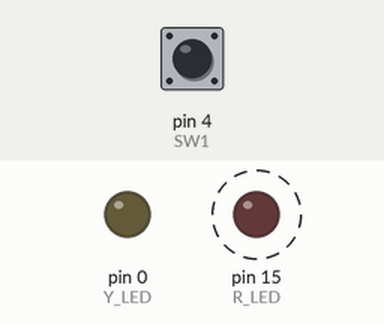
The sketch below on a simulated Arduino Uno, built with avr-gcc and run on an emulated ATmega328P. On the bench: output pins drawn as LEDs (lit = HIGH). Dashed ring = blinking. The inputs (shaded band) are chosen by the test bench; at power-on: pin 4 (SW1) LOW.

Above: at 1.8 s.
1.9 s: pin 4 (SW1) pulled HIGH for 0.6 s
At 2.12 s:
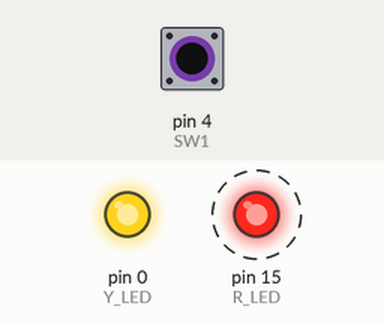
4.9 s: pin 4 (SW1) pulled HIGH for 3.2 s
At 8.62 s:
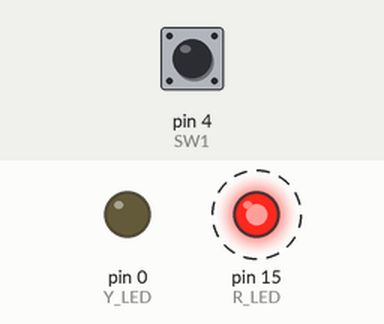
Timing chart, 0 to 15.6 s (numbered marks = the images above; inputs shaded):
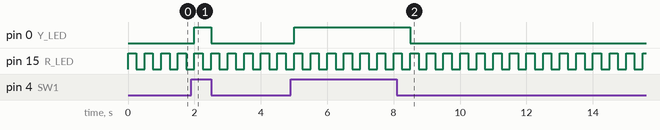

Measured:
- after the input at 1.9 s, pin 0 (Y_LED): LOW → HIGH after 0.10 s, → LOW 0.50 s later
- after the input at 4.9 s, pin 0 (Y_LED): LOW → HIGH after 0.10 s, → LOW 3.5 s later
- by itself, pin 15 (R_LED): alternates HIGH for 0.25 s and LOW for 0.25 s

The sketch:

lab18_test.ino
```cpp
#define Y_LED 0 //หลอดแอลอดีีสีเหลือง ต่อกบั GPIO0
#define R_LED 15 //หลอดแอลอดีีสแดง ี ตอก่ ับ GPIO15
#define SW1 4 //ดิปสวตชิ ์บิตที่ 1 ต่อกับ GPIO4
void setup() //ฟังก์ชันสาหร ํ บการต ั งคั้ ่าเรมติ่ ้นใช้งานบอร์ด NodeMCU
{
  pinMode(Y_LED, OUTPUT); //ตั้งให้ GPIO16 ซึ่งต่อกับแอลอดีีสเหล ี ืองทาหน ํ าท้ ี่เอาต์พุต
  pinMode(R_LED, OUTPUT); //ตงใหั้ ้ GPIO5 ซึ่งต่อกับแอลอดีีสแดงท ี ําหนาท้ ี่เอาตพ์ ุต
  pinMode(SW1, INPUT); //ตงใหั้ ้ GPIO4 ซึ่งต่อกับดิปสวิตช์บตทิ ี่ 1 ทําหนาท้ ี่เปนอ็ ินพุต
}
void loop() //ฟังก์ชันซึ่งสั่งใหต้ัวประมวลผลวนซ้ําไม่รจบู้
{
  bool s1 = digitalRead(SW1); //รบคั ่าจากดิปสวตชิ ์บิตที่ 1

  if (s1) //หากคาจากสว ่ ิตช์เป็นตรรกะสงู
    digitalWrite(Y_LED, HIGH); //สงใหั่ ้หลอดแอลอีดีสีเหลืองติด
  else //แต่ถ้าคาจากด ่ ปสว ิ ิตช์เป็นตรรกะตา่ํ
    digitalWrite(Y_LED, LOW); //สงใหั่ ้หลอดแอลอีดีสีเหลืองดับ
  digitalWrite(R_LED, HIGH); //สงใหั่ ้หลอดแอลอีดีสีแดงติด
  delay(250); //หน่วงเวลา 250 มิลลวิินาที
  digitalWrite(R_LED, LOW); //สงใหั่ ้หลอดแอลอีดีสีแดงดับ
  delay(250); //หน่วงเวลา 250 มิลลวิินาที
}
```
